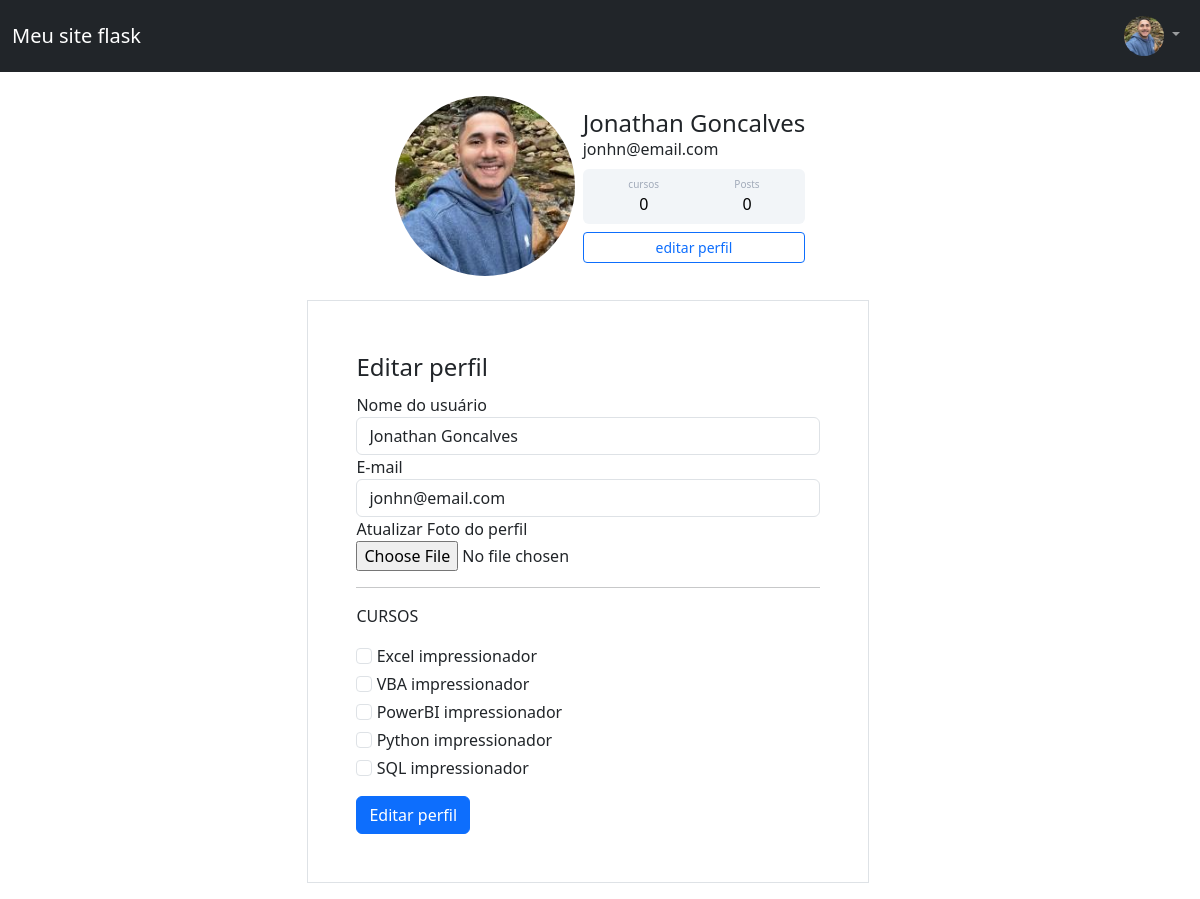
The page /perfil/editar (signed in) on the database its author committed.
### flaskimpressionador/models.py (models this page shows)
class Usuario(database.Model, UserMixin):
    id= database.Column(database.Integer, primary_key=True)
    username= database.Column(database.String, nullable=False)
    email= database.Column(database.String, nullable=False,unique=True)
    senha= database.Column(database.String, nullable=False)
    foto_perfil = database.Column(database.String,default='default.jpg')
    cursos = database.Column(database.String, nullable=False, default='Não informado')
    posts= database.relationship('Post', backref='autor_post', lazy=True)

### flaskimpressionador/routes.py (the view)
@app.route('/perfil/editar', methods=['GET','POST'])
@login_required
def editar_perfil():
    form_perfil = FormEditprofile()
    if form_perfil.validate_on_submit():
        current_user.username = form_perfil.username.data
        current_user.email = form_perfil.email.data
        if form_perfil.foto_perfil.data:
            nome_image = salvar_imagem(form_perfil.foto_perfil.data)
            current_user.foto_perfil = nome_image
        current_user.cursos = atualizar_cursos(form_perfil)
        database.session.commit()
        flash(f'Perfil editado: {form_perfil.username.data}', 'alert-success')
        return redirect(url_for('perfil'))
    elif request.method == 'GET':
        form_perfil.username.data = current_user.username
        form_perfil.email.data = current_user.email
    foto_perfil = url_for('static', filename='imageprofile/{}'.format(current_user.foto_perfil))
    return render_template('paginas/editarperfil.html' ,foto_perfil=foto_perfil,form_perfil=form_perfil)

### flaskimpressionador/forms.py (shortened to what this page needs)
class FormEditprofile(FlaskForm):
    username = StringField('Nome do usuário', validators=[DataRequired()])
    email = StringField('E-mail', validators=[DataRequired(), Email()])
    foto_perfil = FileField('Atualizar Foto do perfil', validators=[FileAllowed(['jpg','png'])])
    curso_excel = BooleanField('Excel impressionador')
    curso_vba = BooleanField('VBA impressionador')
    curso_powerbi = BooleanField('PowerBI impressionador')
    curso_python = BooleanField('Python impressionador')
    curso_sql = BooleanField('SQL impressionador')
    submit_editar = SubmitField('Editar perfil')

### flaskimpressionador/models.py (called while the page is built)
@login_manager.user_loader
def load_usuario(id_usuario):
    return Usuario.query.get(int(id_usuario))

### flaskimpressionador/templates/paginas/editarperfil.html
{% extends 'paginas/base.html' %}
{% block body %}
    {% include 'Components/formPerfil.html' %}
    {% include 'Components/formEditarPerfil.html' %}
{% endblock %}

### flaskimpressionador/templates/Components/navbar.html (shortened to what this page needs)
<nav class="navbar navbar-expand-lg navbar-dark bg-dark">
    <div class="container-fluid">
        <a class="navbar-brand" href="{{ url_for('home') }}">Meu site flask</a>
        {% if not current_user.is_authenticated %}
            <ul class="navbar-nav ms-auto">
                <li><a class="navbar-brand" style="font-size: 20px" href="{{ url_for('login') }}">Login</a></li>
                <li><a class="navbar-brand" style="font-size: 20px" href="{{ url_for('cadastro') }}">Cadastro</a></li>
            </ul>
        {% else %}
            <div class="collapse navbar-collapse" id="navbarNavDarkDropdown">
                <ul class="navbar-nav ms-auto">
                    <li class="nav-item dropdown">
                        <a class="nav-link dropdown-toggle" href="#" id="navbarDarkDropdownMenuLink" role="button" data-bs-toggle="dropdown" aria-expanded="false">
                            <img src="{{ url_for('static', filename='imageprofile/' + current_user.foto_perfil) }}" alt="Foto de perfil" class="rounded-circle" style="width: 40px; height: 40px; object-fit: cover;">
                        </a>
                    </li>
                </ul>
            </div>
        {% endif %}
    </div>
</nav>

### flaskimpressionador/templates/Components/formPerfil.html (shortened to what this page needs)
<div class="container mt-3 d-flex justify-content-center" >
    <div class="card p-2" style=" width: max-content">
        <div class="d-flex align-items-center ">
            <div class="image pe-2 ">
                <img src="{{ url_for('static', filename='imageprofile/' + current_user.foto_perfil) }}" alt="Foto de perfil" class="rounded-circle" style="width: 180px; height: 180px; object-fit: cover;">
            </div>
            <div class="ml-3 w-100">
                <h4 class="mb-0 mt-0">{{ current_user.username }}</h4>
                <span>{{  current_user.email }}</span>
                <div class="p-2 mt-2 bg-primary d-flex justify-content-around rounded text-white stats">
                    <div class="d-flex flex-column" style="text-align: center">
                        <span class="rating">cursos</span>
                        {% if 'Não informado' in current_user.cursos or current_user.cursos == ''%}
                            <span class="number3">0</span>
                        {% else %}
                            <span class="number3">{{ current_user.cursos.count(";") + 1 }}</span>
                        {% endif %}
                    </div>
                    <div class="d-flex flex-column" style="text-align: center">
                        <span class="rating">Posts</span>
                        <span class="number3">0</span>
                    </div>
                </div>
                <div class="button mt-2 d-flex flex-row align-items-center">
                    <a href="{{ url_for('editar_perfil') }}" class="w-100"><button class="btn btn-sm btn-outline-primary w-100">editar perfil</button></a>
                </div>
            </div>
        </div>
    </div>
</div>

### flaskimpressionador/templates/Components/formEditarPerfil.html (shortened to what this page needs)
<div class="container" style="width: max-content">
    <div class="row w-100 justify-content-center" >
        <div class="col col-12">
            <form method="POST" action="" class=" mt-3 mb-3 p-5 border" enctype="multipart/form-data">
                <legend>Editar perfil</legend>
                <fieldset>
                    <div class="form-group">
                        {{ form_perfil.username.label(class="form-control-label")}}
                        {% if form_perfil.username.errors %}
                            {{ form_perfil.username(class="form-control is-invalid") }}
                            <div class="invalid-feedback">
                                {% for erro in form_perfil.username.errors %}
                                    {{ erro }}
                                {% endfor %}
                            </div>
                        {% else %}
                            {{ form_perfil.username(class="form-control") }}
                        {% endif %}
                    </div>
                    <div class="form-group">
                        {{ form_perfil.email.label(class="form-control-label") }}
                        {% if form_perfil.email.errors %}
                            {{ form_perfil.email(class="form-control is-invalid") }}
                            <div class="invalid-feedback">
                                {% for erro in form_perfil.email.errors %}
                                    {{ erro }}
                                {% endfor %}
                            </div>
                        {% else %}
                            {{ form_perfil.email(class="form-control") }}
                        {% endif %}
                    </div>
                    <div class="form-group">
                        {{ form_perfil.foto_perfil.label }}
                        {{ form_perfil.foto_perfil(class='form-control-file')}}
                    </div>
                    <hr>
                    <p>CURSOS</p>
                    {% for campo in form_perfil %}
                        {% if 'curso_' in campo.name %}
                            <div class="form-group mt-1 me-1" >
                                {{ campo(class="form-check-input")}}
                                {{ campo.label(class="form-check-label")}}
                            </div>
                        {% endif %}
                    {% endfor %}
                </fieldset>
                {{ form_perfil.submit_editar(class="btn btn-primary mt-3") }}
            </form>
        </div>
    </div>
</div>

### flaskimpressionador/static/main.css (style rules this page uses)
body { border-radius: 10px; }
.card { width: 400px; border: none; border-radius: 10px; background-color: #fff; }
.stats { background: #f2f5f8 !important; color: #000 !important; }
.rating { font-size:10px; color: #a1aab9; }
.number3 { font-weight:500; }

### rows shown on the page
Usuario: foto_perfil (picture), username "Jonathan Goncalves", email "jonhn@email.com"

### other values the page prints
{{ campo.label(class="form-check-label") }} "Excel impressionador" "VBA impressionador" "PowerBI impressionador" "Python impressionador" "SQL impressionador"
